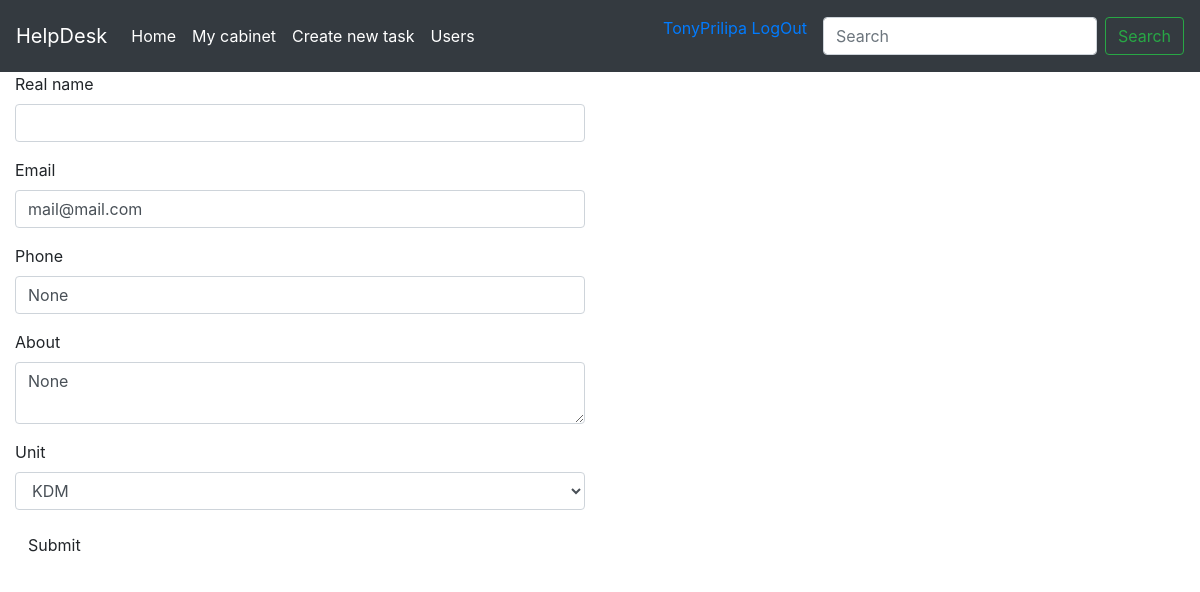
The app's page /users/edit-profile/admin (signed in) with its own data.
### models.py (models this page shows, shortened)
class User(UserMixin, db.Model):
    __tablename__ = 'users'
    id = db.Column(db.Integer, primary_key=True)
    username = db.Column(db.String(64), unique=True)
    email = db.Column(db.String(64), unique=True)
    password_hash = db.Column(db.String(128))
    real_name = db.Column(db.String(32))
    phone = db.Column(db.String(32))
    about = db.Column(db.Text(140))
    unit_id = db.Column(db.Integer, db.ForeignKey('units.id'))
    role_id = db.Column(db.Integer, db.ForeignKey('roles.id'))
    @property
    def password(self):
        raise AttributeError('password is not readable attribute')

### users/blueprint.py (the view)
@users.route('/edit-profile/<username>', methods=['GET', 'POST'])
@login_required
def edit_profile(username):
    form = EditProfileForm()
    user = User.query.filter_by(username=username).first()
    if form.validate_on_submit():
        user.real_name = form.real_name.data
        user.phone = form.phone.data
        user.about = form.about.data
        user.email = form.email.data
        user.unit = Unit.query.filter_by(name=form.unit.data).first()
        db.session.add(user)
        db.session.commit()
        return redirect(url_for('users.cabinet', username=username))
    elif request.method == 'GET':
        form.real_name.data = user.real_name
        form.phone.data = (user.phone or 'None')
        form.about.data = (user.about or 'None')
        form.email.data = (user.email)
    return render_template('users/edit_profile.html', form=form)

### users/form.py
class EditProfileForm(FlaskForm):
    real_name = StringField('Real name')
    email = StringField('Email', validators=[DataRequired(), Email()])
    phone = StringField('Phone')
    about = TextAreaField('About')
    unit = SelectField('Unit', choices=available_units(), validators=[DataRequired()])
    submit = SubmitField('Submit')

### models.py (called while the page is built)
@login_manager.user_loader
def load_user(user_id):
    return User.query.get(int(user_id))

### users/templates/users/edit_profile.html (shortened to what this page needs)
{% extends 'base.html' %}
{% import 'bootstrap/wtf.html' as wtf %}
{% block content %}
<div class="col-md-6">
    {{ wtf.quick_form(form) }}
</div>
{% endblock %}

### templates/base.html (shortened to what this page needs)
<!DOCTYPE html>
<html lang="en">
<head>
    <link rel="stylesheet" href="https://stackpath.bootstrapcdn.com/bootstrap/4.4.1/css/bootstrap.min.css">
</head>
<body>
<nav class="navbar navbar-expand-lg navbar-dark bg-dark">
  <a class="navbar-brand" href="{{url_for('index')}}">HelpDesk</a>
  <div class="collapse navbar-collapse" id="navbarSupportedContent">
    <ul class="navbar-nav mr-auto">
      <li class="nav-item active">
        <a class="nav-link" href="{{url_for('index')}}">Home</a>
      </li>
      <li class="nav-item active">
        <a class="nav-link" href="{{url_for('users.cabinet', username=current_user.username)}}">My cabinet</a>
      </li>
      <li class="nav-item active">
      <a class="nav-link" href="{{url_for('tickets.create')}}">Create new task</a>
      </li>
      <li class="nav-item active"><a class="nav-link" href="{{url_for('users.index')}}">Users</a></li>
    </ul>
      <ul>
          {% if current_user.username %}
        <a href="{{url_for('auth.logout')}}" class="nav-link">{{current_user.username}} LogOut</a>
        {% else %}
        <a href="{{url_for('auth.login')}}" class="nav-item active nav-link">LogIn</a>
        {% endif %}
      </ul>
    <form class="form-inline my-2 my-lg-0">
      <input class="form-control mr-sm-2" type="search" placeholder="Search" aria-label="Search">
      <button class="btn btn-outline-success my-2 my-sm-0" type="submit">Search</button>
    </form>
  </div>
</nav>
{% block content %} {% endblock %}
</body>
</html>

### records on screen
User: username "TonyPrilipa"
User: email "mail@mail.com", phone "None", about "None", unit "KDM"
